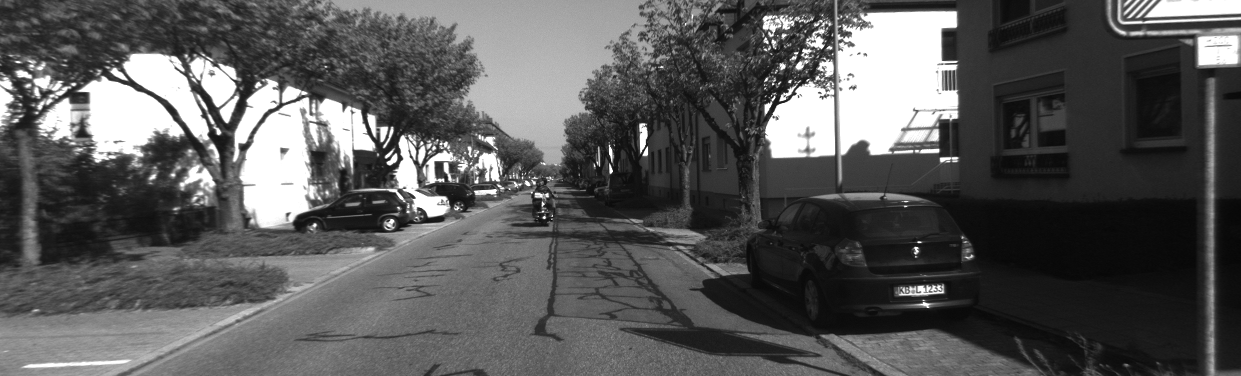
//> input picture Chapter-6/ComputeDisparity/src/left.png, 1241 x 376 px
$ ./compute_disparity   (built with g++ and OpenCV 4)
//> lines starting //> are read from the running program, lines starting //| are printed output that depends on the picture; after the words box and inside, x2 and y2 are one past the last pixel; in counts of white or black regions, pixels touching at a corner belong together
#include <opencv2/opencv.hpp>
#include <string>
#include <Eigen/Core>
#include <Eigen/Dense>

using namespace std;
using namespace cv;

// this program shows how to use optical flow

string file_1 = "../src/left.png";  // first image
string file_2 = "../src/right.png";  // second image
string file_3 = "../src/disparity.png";
// TODO implement this funciton
/**
 * single level optical flow
 * @param [in] img1 the first image
 * @param [in] img2 the second image
 * @param [in] kp1 keypoints in img1
 * @param [in|out] kp2 keypoints in img2, if empty, use initial guess in kp1
 * @param [out] success true if a keypoint is tracked successfully 针对每个keypoint做处理
 * @param [in] inverse use inverse formulation? 根据这个参数分别完成正向和反向两个函数
 */
void OpticalFlowSingleLevel(
        const Mat &img1,
        const Mat &img2,
        const vector<KeyPoint> &kp1,
        vector<KeyPoint> &kp2,
        vector<bool> &success,
        bool inverse = false
);

// TODO implement this funciton
/**
 * multi level optical flow, scale of pyramid is set to 2 by default
 * the image pyramid will be create inside the function
 * @param [in] img1 the first pyramid
 * @param [in] img2 the second pyramid
 * @param [in] kp1 keypoints in img1
 * @param [out] kp2 keypoints in img2
 * @param [out] success true if a keypoint is tracked successfully
 * @param [in] inverse set true to enable inverse formulation
 */
void OpticalFlowMultiLevel(
        const Mat &img1,
        const Mat &img2,
        const vector<KeyPoint> &kp1,
        vector<KeyPoint> &kp2,
        vector<bool> &success,
        bool inverse = false
);

/**
 * get a gray scale value from reference image (bi-linear interpolated)双线性插值获得浮点的像素值
 * @param img
 * @param x
 * @param y
 * @return
 */
inline float GetPixelValue(const cv::Mat &img, float x, float y) {
    uchar *data = &img.data[int(y) * img.step + int(x)];
    float xx = x - floor(x);
    float yy = y - floor(y);
    return float(
            (1 - xx) * (1 - yy) * data[0] +
            xx * (1 - yy) * data[1] +
            (1 - xx) * yy * data[img.step] +
            xx * yy * data[img.step + 1]
    );
}


int main(int argc, char **argv) {

    // images, note they are CV_8UC1, not CV_8UC3
    Mat img1 = imread(file_1, 0);
//> img1 is the input picture: 376 rows x 1241 cols, CV_8UC1; min 6, max 255, mean 89
    Mat img2 = imread(file_2, 0);
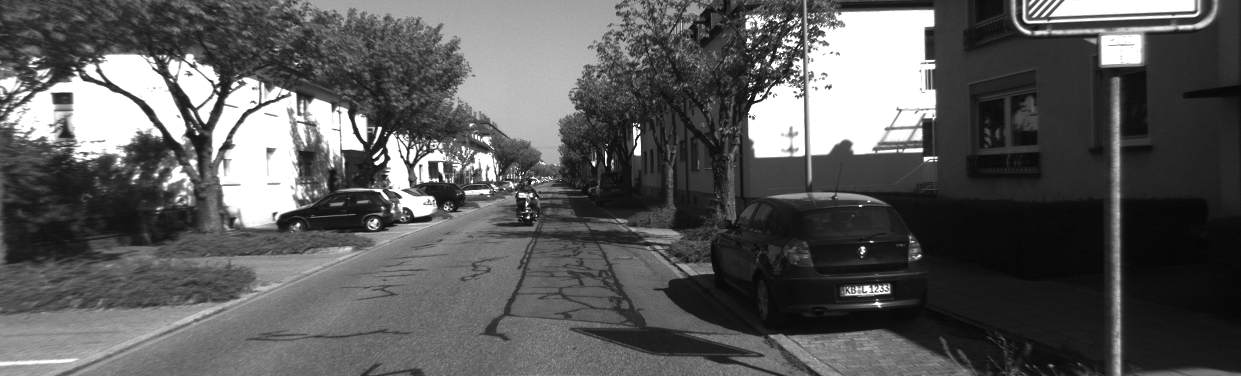
//> input picture Chapter-6/ComputeDisparity/src/right.png, 1241 x 376 px
//> img2 is the input picture: 376 rows x 1241 cols, CV_8UC1; min 5, max 255, mean 90.3
    Mat img3 = imread(file_3, 0);
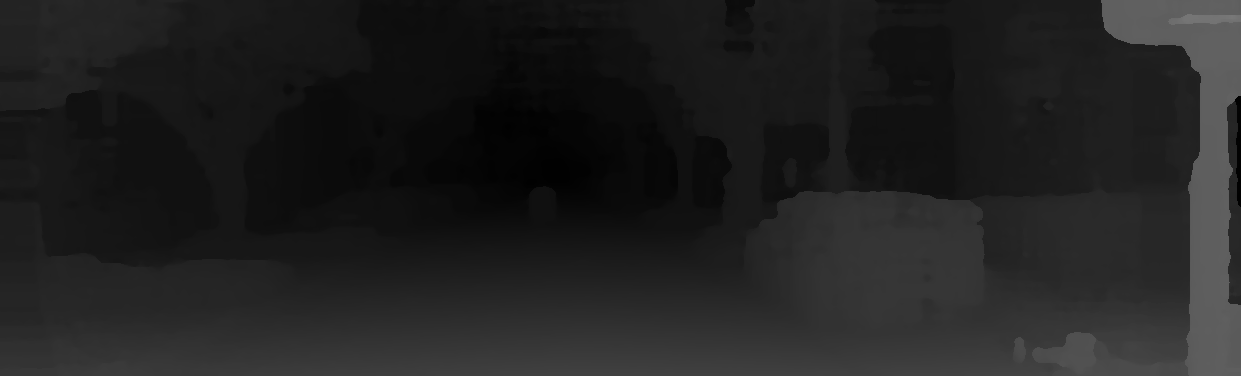
//> input picture Chapter-6/ComputeDisparity/src/disparity.png, 1241 x 376 px
//> img3 is the input picture: 376 rows x 1241 cols, CV_8UC1; min 1, max 120, mean 32.9
    // key points, using GFTT here.
    vector<KeyPoint> kp1;
    Ptr<GFTTDetector> detector = GFTTDetector::create(500, 0.01, 20); // maximum 500 keypoints
    detector->detect(img1, kp1);
//> kp1 = 368 keypoints; strongest (x, y, size): (544, 217, 3), (780, 100, 3), (789, 82, 3), (385, 157, 3)

    // now lets track these key points in the second image
    vector<KeyPoint> kp2_single;
    vector<bool> success_single;
    OpticalFlowSingleLevel(img1, img2, kp1, kp2_single, success_single, true);
//> the loop in OpticalFlowSingleLevel, `for (size_t i = 0; i < kp1.size(); i++)` made 368 passes
//> after the loop in OpticalFlowSingleLevel, `for (size_t i = 0; i < kp1.size(); i++)`: success = 368 values, max 1 at index 0, min 0 at index 96, mean 0.957; kp2 = 368 keypoints; strongest (x, y, size): (544, 218, 3), (779, 100, 3), (788, 82, 3), (387, 154, 3)
//> kp2_single has the same summary as kp2 in OpticalFlowSingleLevel; success_single has the same summary as success in OpticalFlowSingleLevel

    // then test multi-level LK
    vector<KeyPoint> kp2_multi;
    vector<bool> success_multi;
    OpticalFlowMultiLevel(img1, img2, kp1, kp2_multi, success_multi,true);
//> after the loop in OpticalFlowMultiLevel, `for (int i = 0; i < pyramids; i++)`:
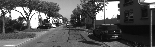
//> img1_temp: 47 rows x 155 cols, CV_8UC1; min 8, max 255, mean 89.2
//> after the loop in OpticalFlowMultiLevel, `for (int i = 0; i < pyramids; i++)`:
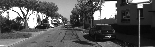
//> img2_temp: 47 rows x 155 cols, CV_8UC1; min 6, max 255, mean 90.2
//> after the loop in OpticalFlowMultiLevel, `for (int m = pyramids-1; m >= 0; --m)`: kp2_pyr = 368 keypoints; strongest (x, y, size): (541, 213, 3), (755, 99, 3), (765, 82, 3), (373, 157, 3)
//> in OpticalFlowMultiLevel, `kp2 = kp2_pyr;`: kp2 has the same summary as kp2_pyr
//> kp2_multi has the same summary as kp2_pyr in OpticalFlowMultiLevel; success_multi = 1472 values, max 1 at index 0, min 0 at index 20, mean 0.871

    // use opencv's flow for validation
    vector<Point2f> pt1, pt2;
    for (auto &kp: kp1) pt1.push_back(kp.pt);
//> this loop made 368 passes
//> after the loop, pt1 = 368 Points (x, y), first 12: [544, 217], [780, 100], [789, 82], [385, 157], [915, 248], [610, 173], [443, 181], [474, 191], [414, 197], [643, 155], [392, 127], [797, 52]
    vector<uchar> status;
    vector<float> error;
    cv::calcOpticalFlowPyrLK(img1, img2, pt1, pt2, status, error, cv::Size(8, 8));
//> pt2 = 368 Points (x, y), first 12: [528, 216.8], [755, 99.34], [765.5, 81.58], [372.6, 157.1], [861.5, 247.8], [605, 163.6], [437.4, 180.9], [464.2, 191], [400.3, 196.8], [633.7, 153.7], [379.6, 126.5], [771.5, 51.78]; status = 368 values, max 1 at index 0, min 0 at index 60, mean 0.905; error = 368 values, max 90.66 at index 343, min 0 at index 60, mean 11.04

    int count=0, count1=0, count2=0, count3=0, count4=0;

    // plot the differences of those functions
    Mat img2_single;
    cv::cvtColor(img2, img2_single, CV_GRAY2BGR);
    for (int i = 0; i < kp2_single.size(); i++) {
        if (success_single[i]) {
            cv::circle(img2_single, kp2_single[i].pt, 2, cv::Scalar(0, 250, 0), 2);
            cv::line(img2_single, kp1[i].pt, kp2_single[i].pt, cv::Scalar(250, 0, 0));

            int iDisparity = img3.at<uchar>(kp1[i].pt.y, kp1[i].pt.x);
            int iOptFlowDisparity = kp1[i].pt.x - kp2_multi[i].pt.x;
            int iDeltaDisp = abs(iOptFlowDisparity - iDisparity);
            count++;
            if (iDeltaDisp <=5){
                count1++;
            } else if(iDeltaDisp <= 10){
                count2++;
            }else if(iDeltaDisp <=20){
                count3++;
            } else{
                count4 ++;
            }
        }
    }
//> this loop made 368 passes
//> (iDisparity, iOptFlowDisparity, iDeltaDisp, count2) on passes 27, 50: (34, 24, 10, 1), (27, 20, 7, 2)
//> (iDisparity, iOptFlowDisparity, iDeltaDisp) on passes 1 to 6: (16, 2, 14), (25, 25, 0), (24, 24, 0), (12, 12, 0), (53, 1, 52), (8, 9, 1)
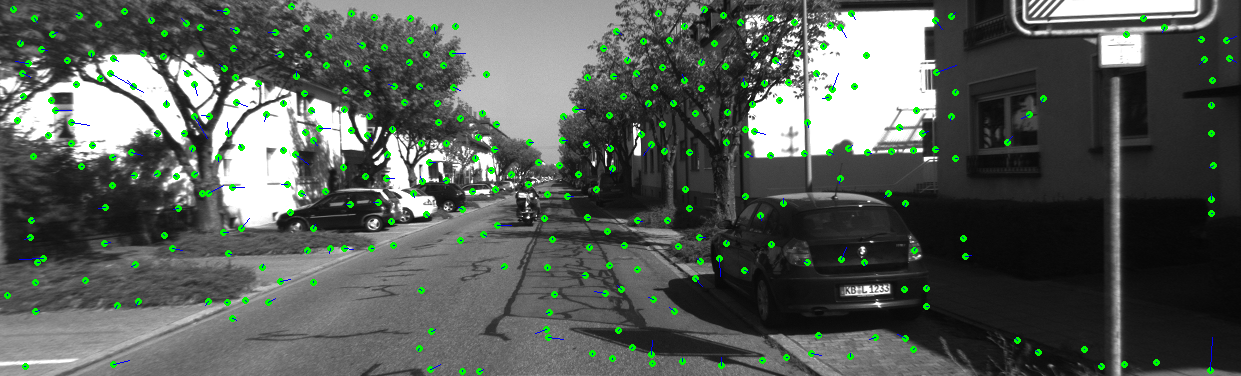
//> img2_single: 376 rows x 1241 cols, CV_8UC3; 2.94% of pixels changed, all inside (x1, y1, x2, y2) = (4, 3, 1237, 375)
    cout << "Single Layer Optical Flow:" <<"\n has ：" << count << "\n [0, 5]:" << count1 << "\n (5,10]:" << count2 << "\n (10,20]:" << count3 << "\n [20,++):" << count4 << endl;
//| Single Layer Optical Flow:
//|  has ：352
//|  [0, 5]:181
//|  (5,10]:15
//|  (10,20]:40
//|  [20,++):116

    count=0, count1=0, count2=0, count3=0, count4=0;

    Mat img2_multi;
    cv::cvtColor(img2, img2_multi, CV_GRAY2BGR);
    for (int i = 0; i < kp2_multi.size(); i++) {
        if (success_multi[i]) {
            cv::circle(img2_multi, kp2_multi[i].pt, 2, cv::Scalar(0, 250, 0), 2);
            cv::line(img2_multi, kp1[i].pt, kp2_multi[i].pt, cv::Scalar( 250, 0, 0));

            int iDisparity = img3.at<uchar>(kp1[i].pt.y, kp1[i].pt.x);
            int iOptFlowDisparity = kp1[i].pt.x - kp2_multi[i].pt.x;
            int iDeltaDisp = abs(iOptFlowDisparity - iDisparity);
            count++;
            if (iDeltaDisp <=5){
                count1++;
            } else if(iDeltaDisp <= 10){
                count2++;
            }else if(iDeltaDisp <=20){
                count3++;
            } else{
                count4 ++;
            }
        }
    }
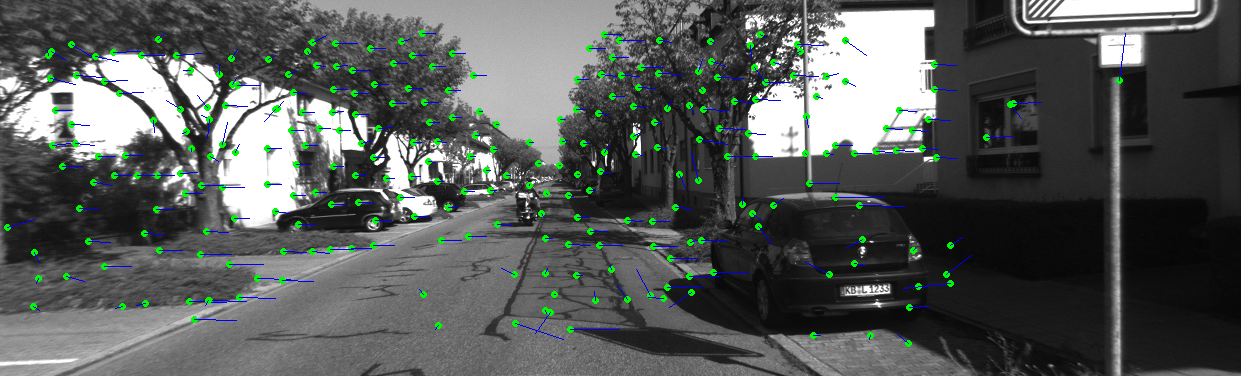
//> img2_multi: 376 rows x 1241 cols, CV_8UC3; 2.87% of pixels changed, all inside (x1, y1, x2, y2) = (4, 30, 1126, 347)
    cout << "Four-Layer Pyramid Optical Flow:" << "\n has:" << count << "\n [0, 5]:" << count1 << "\n (5,10]: " << count2 << "\n (10,20]: " << count3 << "\n [20,++): " << count4 << endl;
//| Four-Layer Pyramid Optical Flow:
//|  has:274
//|  [0, 5]:177
//|  (5,10]: 12
//|  (10,20]: 31
//|  [20,++): 54

    count=0, count1=0, count2=0, count3=0, count4=0;

    Mat img2_CV;
    cv::cvtColor(img2, img2_CV, CV_GRAY2BGR);
    for (int i = 0; i < pt2.size(); i++) {
        if (status[i]) {
            cv::circle(img2_CV, pt2[i], 2, cv::Scalar(0, 250, 0), 2);
            cv::line(img2_CV, pt1[i], pt2[i], cv::Scalar(250, 0, 0));


            int iDisparity = img3.at<uchar>(kp1[i].pt.y, kp1[i].pt.x);
            int iOptFlowDisparity = kp1[i].pt.x - kp2_multi[i].pt.x;
            int iDeltaDisp = abs(iOptFlowDisparity - iDisparity);
            count++;
            if (iDeltaDisp <=5){
                count1++;
            } else if(iDeltaDisp <= 10){
                count2++;
            }else if(iDeltaDisp <=20){
                count3++;
            } else{
                count4 ++;
            }
        }
    }
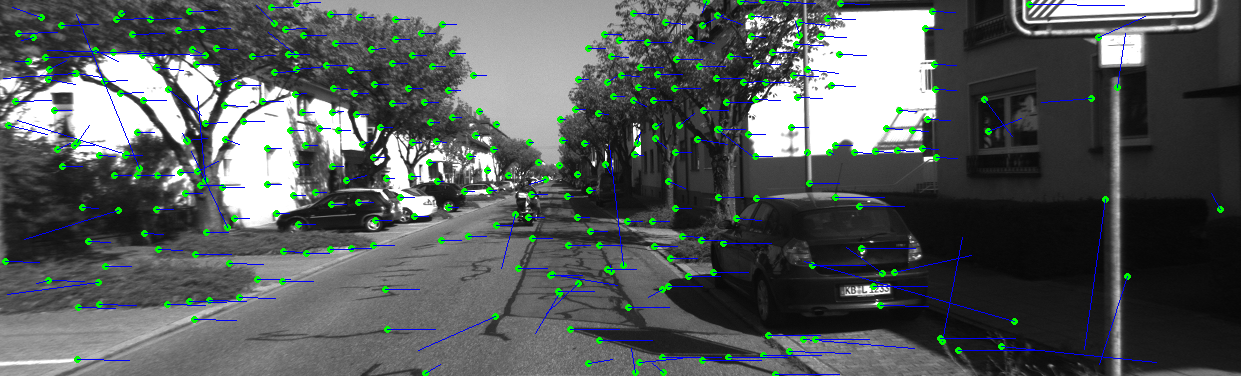
//> img2_CV: 376 rows x 1241 cols, CV_8UC3; 4.29% of pixels changed, all inside (x1, y1, x2, y2) = (2, 0, 1224, 376)

    cout << "OpenCv's Optical Flow:" <<"\n has:" << count << "\n [0, 5]: " << count1 << "\n (5,10]: " << count2 << "\n (10,20]: " << count3 << "\n [20,++): " << count4 << endl;
//| OpenCv's Optical Flow:
//|  has:333
//|  [0, 5]: 179
//|  (5,10]: 14
//|  (10,20]: 39
//|  [20,++): 101

    cv::imshow("tracked single level", img2_single);
    cv::imshow("tracked multi level", img2_multi);
    cv::imshow("tracked by opencv", img2_CV);
    cv::waitKey(0);
    cv::imwrite("../src/multi_cal.jpg",img2_multi);
    cv::imwrite("../src/single_cal.jpg",img2_single);
    cv::imwrite("../src/opencv_cal.jpg",img2_CV);
    return 0;
}

void OpticalFlowSingleLevel(
        const Mat &img1,
        const Mat &img2,
        const vector<KeyPoint> &kp1,
        vector<KeyPoint> &kp2,
        vector<bool> &success,
        bool inverse
) {
    // parameters
    int half_patch_size = 4;
    int iterations = 10;
    bool have_initial = !kp2.empty();

    for (size_t i = 0; i < kp1.size(); i++) {
        auto kp = kp1[i];
        double dx = 0, dy = 0; // dx,dy need to be estimated
        if (have_initial) {
            dx = kp2[i].pt.x - kp.pt.x;
            dy = kp2[i].pt.y - kp.pt.y;
        }

        double cost = 0, lastCost = 0;
        bool succ = true; // indicate if this point succeeded

        // Gauss-Newton iterations
        for (int iter = 0; iter < iterations; iter++) {
            Eigen::Matrix2d H = Eigen::Matrix2d::Zero();
            Eigen::Vector2d b = Eigen::Vector2d::Zero();
            cost = 0;

            // 检查是否在边缘
            if (kp.pt.x + dx <= half_patch_size || kp.pt.x + dx >= img1.cols - half_patch_size ||
                kp.pt.y + dy <= half_patch_size || kp.pt.y + dy >= img1.rows - half_patch_size) {   // go outside
                succ = false;
                break;
            }

            // compute cost and jacobian both x and y are [-4,3]
            for (int x = -half_patch_size; x < half_patch_size; x++)
                for (int y = -half_patch_size; y < half_patch_size; y++) {
                    // TODO START YOUR CODE HERE (~8 lines)
                    float u1, v1, u2, v2;
                    u1 = kp.pt.x + x;
                    u2 = u1 + dx;
                    v1 = kp.pt.y + y;
                    v2 = v1 + dy;
                    double error = 0;
                    error = GetPixelValue(img2,u2,v2)-GetPixelValue(img1,u1, v1);
                    Eigen::Vector2d J;  // Jacobian
                    // derivative
                    if (inverse == false) {
                        // Forward Jacobian
                        J[0] = (GetPixelValue(img2,u2+1,v2) - GetPixelValue(img2,u2-1,v2))/2; // de/dx
                        J[1] = (GetPixelValue(img2,u2,v2+1) - GetPixelValue(img2,u2,v2-1))/2; // de/dy
                    } else {
                        // Inverse Jacobian
                        // NOTE this J does not change when dx, dy is updated, so we can store it and only compute error
                        J[0] = (GetPixelValue(img1,u1+1,v1) - GetPixelValue(img1,u1-1,v1))/2; // de/dx
                        J[1] = (GetPixelValue(img1,u1,v1+1) - GetPixelValue(img1,u1,v1-1))/2; // de/dy
                    }
                    // compute H, b and set cost;
                    H += J * J.transpose();
                    b += -error * J ;
                    cost += error * error;
                }

            // compute update
            Eigen::Vector2d update;
            update = H.ldlt().solve(b);

            if (isnan(update[0])) {
                // sometimes occurred when we have a black or white patch and H is irreversible
                cout << "update is nan" << endl;
                succ = false;
                break;
            }
            if (iter > 0 && cost > lastCost) {
                cout << "cost increased: " << cost << ", " << lastCost << endl;
                break;
            }

            // update dx, dy
            dx += update[0];
            dy += update[1];
            lastCost = cost;
            succ = true;
        }

        success.push_back(succ);


        if (have_initial) {
            kp2[i].pt = kp.pt + Point2f(dx, dy);
        } else {
            KeyPoint tracked = kp;
            tracked.pt += cv::Point2f(dx, dy);
            kp2.push_back(tracked);
        }
    }
}

void OpticalFlowMultiLevel(
        const Mat &img1,
        const Mat &img2,
        const vector<KeyPoint> &kp1,
        vector<KeyPoint> &kp2,
        vector<bool> &success,
        bool inverse) {

    // parameters
    int pyramids = 4;
    double pyramid_scale = 0.5;
    double scales[] = {1.0, 0.5, 0.25, 0.125};

    // create pyramids
    vector<Mat> pyr1, pyr2; // image pyramids
    Mat img1_temp, img2_temp;
    for (int i = 0; i < pyramids; i++) {
        resize(img1, img1_temp, Size(img1.cols*scales[i],img1.rows*scales[i]));
        resize(img2, img2_temp, Size(img2.cols*scales[i],img2.rows*scales[i]));
        pyr1.push_back(img1_temp);
        pyr2.push_back(img2_temp);
    }
    // coarse-to-fine LK tracking in pyramids

    vector<KeyPoint> kp1_pyr, kp2_pyr, kp2_temp;
    for (int m = pyramids-1; m >= 0; --m) {
        img1_temp = pyr1[m];
        img2_temp = pyr2[m];

        for (auto kp: kp1){
            kp.pt *= scales[m];
            kp1_pyr.push_back(kp);
        }
        OpticalFlowSingleLevel(img1_temp, img2_temp,kp1_pyr,kp2_temp,success, inverse);
        kp1_pyr.clear();

        if (m){
            kp2_pyr.clear();
            for (auto kp: kp2_temp){
                kp.pt /= pyramid_scale;
                kp2_pyr.push_back(kp);
            }
            kp2_temp = kp2_pyr;
        }
    }
    kp2 = kp2_pyr;

}
